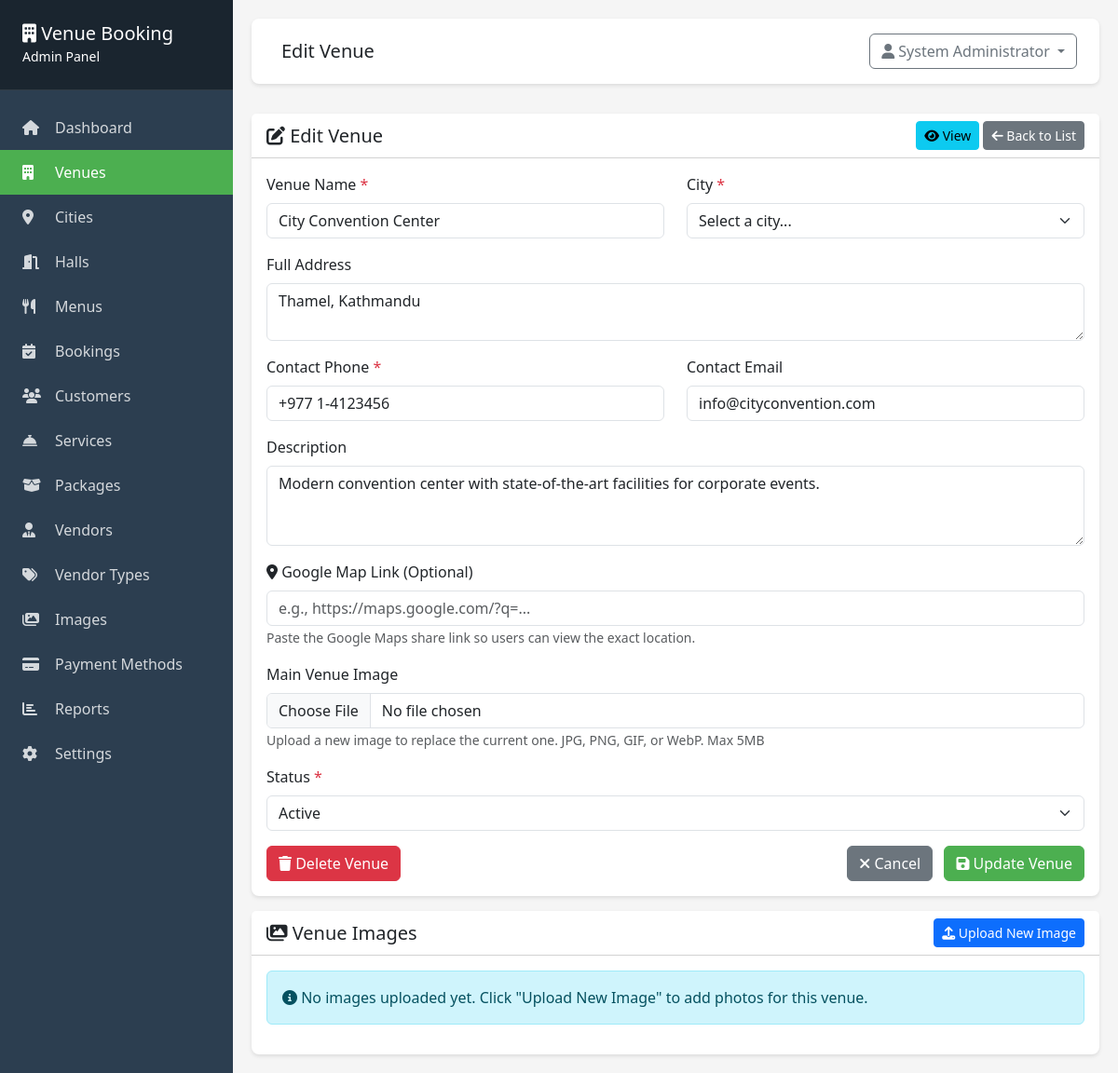
Page /admin/venues/edit.php?id=3 (signed in) on the earlier database version.
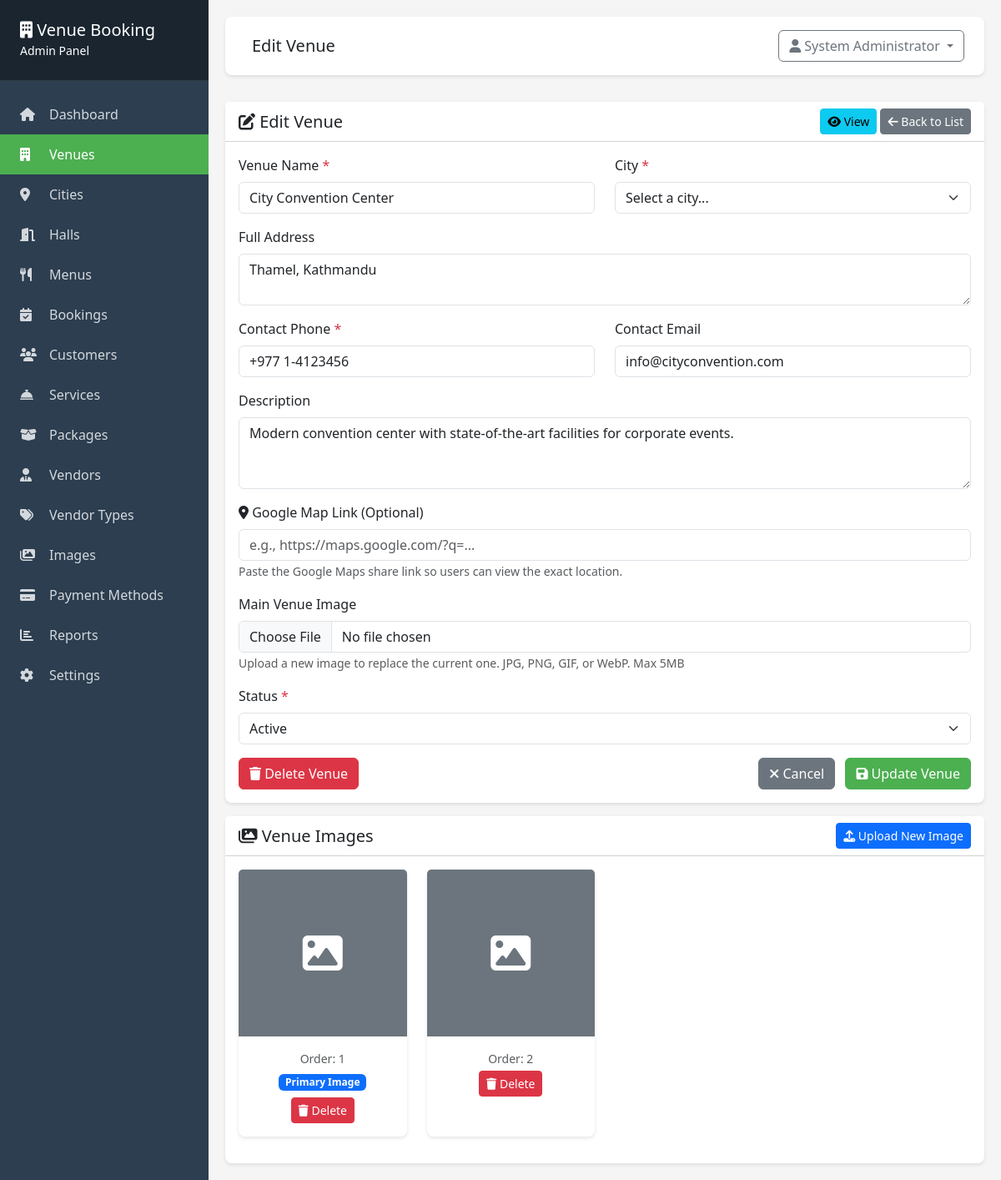
Same page on the later database version.
### tables this page shows
CREATE TABLE venues (
    id INT PRIMARY KEY AUTO_INCREMENT,
    name VARCHAR(255) NOT NULL,
    location VARCHAR(255) NOT NULL,
    city_id INT NULL,
    address TEXT,
    description TEXT,
    image VARCHAR(255),
    contact_phone VARCHAR(20),
    contact_email VARCHAR(100),
    map_link VARCHAR(500) NULL,
    status ENUM('active', 'inactive') DEFAULT 'active',
    created_at TIMESTAMP DEFAULT CURRENT_TIMESTAMP,
    updated_at TIMESTAMP DEFAULT CURRENT_TIMESTAMP ON UPDATE CURRENT_TIMESTAMP,
    CONSTRAINT fk_venues_city FOREIGN KEY (city_id) REFERENCES cities(id) ON DELETE SET NULL
);

CREATE TABLE venue_images (
    id INT PRIMARY KEY AUTO_INCREMENT,
    venue_id INT NOT NULL,
    image_path VARCHAR(255) NOT NULL,
    is_primary BOOLEAN DEFAULT 0,
    display_order INT DEFAULT 0,
    created_at TIMESTAMP DEFAULT CURRENT_TIMESTAMP,
    FOREIGN KEY (venue_id) REFERENCES venues(id) ON DELETE CASCADE
);

### admin/venues/edit.php (the view, shortened to what the rows shown need)
<?php
require_once __DIR__ . '/../includes/header.php';
$db = getDB();
$venue_id = isset($_GET['id']) ? intval($_GET['id']) : 0;
$stmt = $db->prepare("SELECT * FROM venues WHERE id = ?");
$stmt->execute([$venue_id]);
$venue = $stmt->fetch();
try {
    $venue_images_stmt = $db->prepare("SELECT * FROM venue_images WHERE venue_id = ? ORDER BY is_primary DESC, display_order ASC");
    $venue_images_stmt->execute([$venue_id]);
    $venue_imgs = $venue_images_stmt->fetchAll();
} catch (Exception $e) {
    $venue_imgs = [];
}
?>
<div class="row">
    <div class="col-md-12">
        <div class="card">
            <div class="card-body">
                <form method="POST" action="" enctype="multipart/form-data">
                    <div class="row">
                        <div class="col-md-6">
                            <div class="mb-3">
                                <label for="name" class="form-label">Venue Name <span class="text-danger">*</span></label>
                                <input type="text" class="form-control" id="name" name="name"
                                       value="<?php echo htmlspecialchars($venue['name']); ?>"
                                       placeholder="e.g., Grand Palace Hotel" required>
                            </div>
                        </div>
                    </div>
                    <div class="mb-3">
                        <label for="address" class="form-label">Full Address</label>
                        <textarea class="form-control" id="address" name="address" rows="2"
                                  placeholder="Enter complete address..."><?php echo htmlspecialchars($venue['address']); ?></textarea>
                    </div>
                    <div class="row">
                        <div class="col-md-6">
                            <div class="mb-3">
                                <label for="contact_phone" class="form-label">Contact Phone <span class="text-danger">*</span></label>
                                <input type="tel" class="form-control" id="contact_phone" name="contact_phone"
                                       value="<?php echo htmlspecialchars($venue['contact_phone']); ?>"
                                       placeholder="e.g., +977 9876543210" required>
                            </div>
                        </div>
                        <div class="col-md-6">
                            <div class="mb-3">
                                <label for="contact_email" class="form-label">Contact Email</label>
                                <input type="email" class="form-control" id="contact_email" name="contact_email"
                                       value="<?php echo htmlspecialchars($venue['contact_email']); ?>"
                                       placeholder="e.g., info@venue.com">
                            </div>
                        </div>
                    </div>
                    <div class="mb-3">
                        <label for="description" class="form-label">Description</label>
                        <textarea class="form-control" id="description" name="description" rows="3"
                                  placeholder="Describe the venue, its facilities, and unique features..."><?php echo htmlspecialchars($venue['description']); ?></textarea>
                    </div>
                    <div class="mb-3">
                        <label for="status" class="form-label">Status <span class="text-danger">*</span></label>
                        <select class="form-select" id="status" name="status" required>
                            <option value="active" <?php echo $venue['status'] == 'active' ? 'selected' : ''; ?>>Active</option>
                        </select>
                    </div>
                </form>
            </div>
        </div>
    </div>
</div>
<div class="row mt-3">
    <div class="col-md-12">
        <div class="card">
            <div class="card-body">
                <?php if (!empty($venue_imgs)): ?>
                    <div class="row">
                        <?php foreach ($venue_imgs as $img): ?>
                            <div class="col-md-3 mb-3">
                                <div class="card h-100">
                                    <?php
                                    $img_url  = UPLOAD_URL . rawurlencode($img['image_path']);
                                    $img_file = UPLOAD_PATH . $img['image_path'];
                                    ?>
                                    <?php if (file_exists($img_file)): ?>
                                        <img src="<?php echo htmlspecialchars($img_url, ENT_QUOTES, 'UTF-8'); ?>" class="card-img-top" alt="Venue image" style="height: 200px; object-fit: cover;">
                                    <?php else: ?>
                                        <div class="card-img-top bg-secondary d-flex align-items-center justify-content-center" style="height: 200px;">
                                            <i class="fas fa-image fa-3x text-white"></i>
                                        </div>
                                    <?php endif; ?>
                                    <div class="card-body text-center">
                                        <p class="mb-1 small text-muted">Order: <?php echo htmlspecialchars($img['display_order'], ENT_QUOTES, 'UTF-8'); ?></p>
                                        <?php if ($img['is_primary']): ?>
                                            <span class="badge bg-primary mb-2">Primary Image</span>
                                        <?php endif; ?>
                                        <div>
                                            <form method="POST" action="" style="display: inline;">
                                                <button type="submit" class="btn btn-danger btn-sm"
                                                        onclick="return confirm('Are you sure you want to delete this image?')">
                                                    <i class="fas fa-trash"></i> Delete
                                                </button>
                                            </form>
                                        </div>
                                    </div>
                                </div>
                            </div>
                        <?php endforeach; ?>
                    </div>
                <?php else: ?>
                    <div class="alert alert-info">
                        <i class="fas fa-info-circle"></i> No images uploaded yet. Click "Upload New Image" to add photos for this venue.
                    </div>
                <?php endif; ?>
            </div>
        </div>
    </div>
</div>
<?php require_once __DIR__ . '/../includes/footer.php'; ?>

Differences in the rows shown:
added venue_images: display_order "1", is_primary "Primary Image"
added venue_images: display_order "2"
Other differences:
text no longer shown: "No images uploaded yet. Click \"Upload New Image\" to add photos for this venue."
